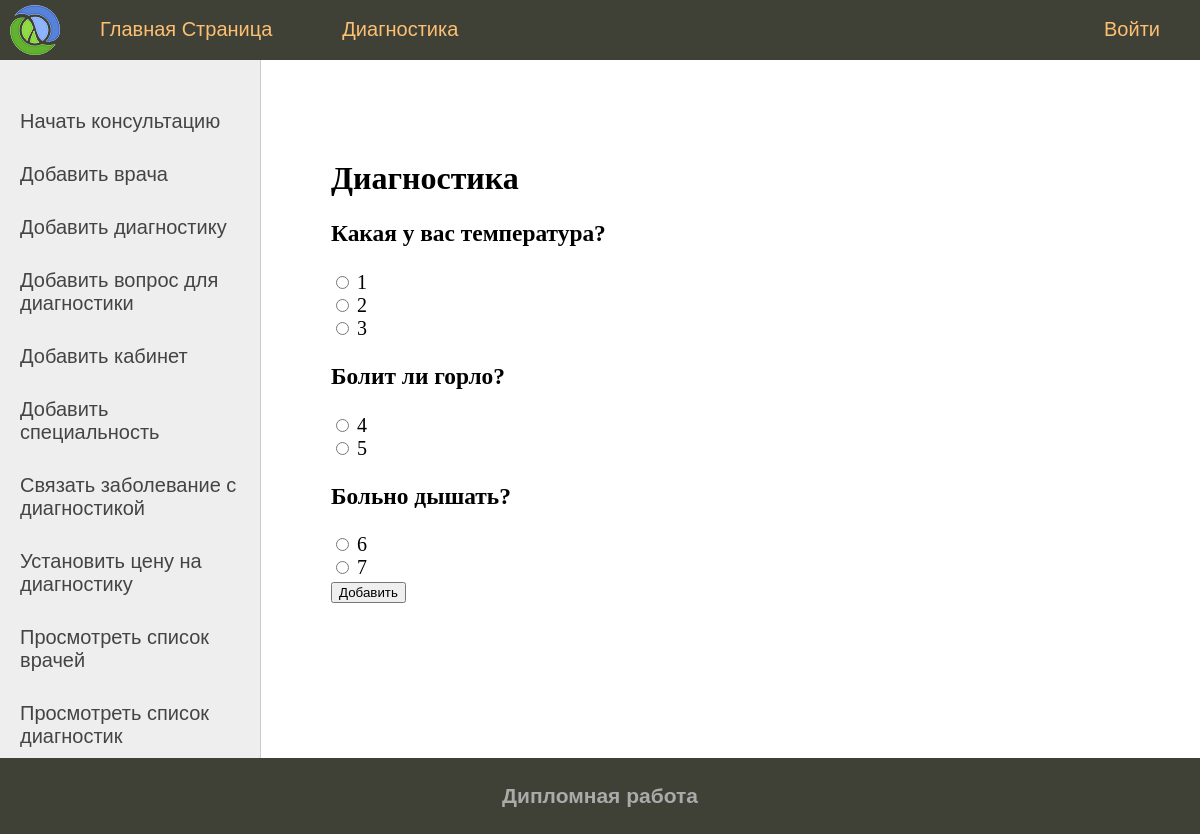
Screenshot of /Diagnostic/start_consultation/ with the database file from the repository.
### DiagnosticSystem/models.py (models this page shows)
class Questions(models.Model):
    title = models.CharField(max_length=30, verbose_name='Вопрос')
    def __str__(self):
        return self.title

class Answers(models.Model):
    title = models.CharField(max_length=30, verbose_name='Ответ')
    question = models.ForeignKey('Questions', on_delete=models.PROTECT, verbose_name='Вопрос')
    def __str__(self):
        return self.title

### DiagnosticSystem/views.py (the view)
# urls.py: path('start_consultation/', StartConsultation.as_view(), name='start_consultation'),
class StartConsultation(CreateView):
    form_class = PatientAnswersForm
    template_name = 'DiagnosticSystem/start_consultation.html'
    success_url = reverse_lazy('start_consultation')
    def get_context_data(self, *, object_list=None, **kwargs):
        context = super().get_context_data(**kwargs)
        context['menu'] = menu
        context['sidebar'] = sidebar
        context['title'] = 'Диагностика'
        context['questions'] = self.get_queryset()
        return context
    def get_queryset(self):
        return Questions.objects.all()

### DiagnosticSystem/forms.py
class PatientAnswersForm(forms.ModelForm):
    class Meta:
        model = PatientAnswers
        fields = '__all__'

### DiagnosticSystem/templates/DiagnosticSystem/start_consultation.html
{% extends 'DiagnosticSystem/base.html' %}
{% block content %}
<h1>{{ title }}</h1>
    {% for question in questions %}
    <h3>{{ question }}</h3>
    {% for answer in question.answers_set.all %}
    <input type="radio" name="answerON{{ question }}" id="answerON{{ question }}{{ forloop.counter }}" value="{{ answer.id }}">
    <label for="answerON{{ question }}{{ forloop.counter }}">{{ answer.id }}</label><br>
    {% endfor %}
    {% endfor %}
    <button type="submit">Добавить</button>
{% endblock %}

### DiagnosticSystem/templates/DiagnosticSystem/base.html (shortened to what this page needs)
{% load static %}
{% load DiagnosticSystem_tags %}
<!DOCTYPE html>
<html>
<head>
	<link type="text/css" href="{% static 'DiagnosticSystem/css/styles.css' %}" rel="stylesheet" />
</head>
<body>
<table class="table-page" border=0 cellpadding="0" cellspacing="0">
<tr><td valign=top>
{% block mainmenu %}
		<div class="header">
			<ul id="mainmenu" class="mainmenu">
			<li class="logo"><a href="{% url 'home' %}"><div class="logo"></div></a></li>
{% for m in menu %}
	{% if not forloop.last %}
			<li><a href="#">{{m.title}}</a></li>
	{% else %}
			<li class="last"><a href="#">{{m.title}}</a></li>
	{% endif %}
{% endfor %}
			</ul>
		</div>
{% endblock mainmenu %}
<table class="table-content" border=0 cellpadding="0" cellspacing="0">
<tr>
	{% block sidebar %}
	<td valign="top" class="left-chapters">
	<ul id="leftchapters">
		{% for s in sidebar %}
			<li><a href="{% url s.url_name %}">{{ s.title }}</a></li>
		{% endfor %}
	</ul>
</td>
	{% endblock sidebar %}
<td valign="top" class="content">
	<div class="content-text">
{% block content %}
{% endblock %}
	</div>
</td></tr></table>
</td></tr>
<tr><td valign=top>
	<div id="footer">
		<h2><p style="text-align: center">Дипломная работа</p></h2>
	</div>
</td></tr></table>
</body>
</html>

### DiagnosticSystem/static/DiagnosticSystem/css/styles.css (style rules this page uses)
html, body { font-family: 'Arial'; margin: 0; padding: 0; height: 100%; width: 100%; color: #444; }
a { color: #0059b2; text-decoration: none; }
.table-page { width: 100%; height: 100%; vertical-align: top; }
.table-page tr { height: 100%; }
.header { background: #3F4137; height: 60px; }
.logo { background: url('../images/logo.png') no-repeat 10px 5px; width: 70px; height: 60px; }
ul.mainmenu { list-style: none; margin: 0; padding: 0; height: 60px; color: #fdc073; font-size: 20px; overflow: hidden; }
ul.mainmenu li { float: left; margin: 18px 40px 0 30px; }
ul.mainmenu li.logo { margin: 0; }
ul.mainmenu li.last { float: right; }
ul.mainmenu li a { color: #fdc073; text-decoration: none; }
.table-content { width: 100%; min-height: 100%; height: 100%; }
.left-chapters { margin: 0; background: #eee; border-right: 1px solid #ccc; min-height: 100%; }
.left-chapters ul { width: 230px; min-height: 100%; margin: 0; padding: 20px 10px 10px 20px; list-style: none; font-size: 20px; }
.left-chapters ul li { margin: 30px 0 0 0; color: #999; }
.left-chapters ul li a { color: #444; text-decoration: none; }
.content { padding: 40px 20px 20px 40px; width: 100%; box-sizing: border-box; }
.content-text { margin: 60px 0 0 30px; color: #000; font-size: 20px; font-family: Yandex Sans Display Light; }
.content-text h1 { font-size: 32px; }
#footer { box-sizing: border-box; background: #3F4137; padding: 5px; color: #aaa; font-size: 14px; font-family: Verdana, Geneva, Arial, Helvetica; text-align: left; overflow: hidden; }

### rows the page displays
Questions: title "Какая у вас температура?"
Answers: id "1"
Answers: id "2"
Answers: id "3"
Questions: title "Болит ли горло?"
Answers: id "4"
Answers: id "5"
Questions: title "Больно дышать?"
Answers: id "6"
Answers: id "7"

### other values shown
{{ m.title }} "Главная Страница" "Диагностика"
{{ m.title }} "Войти"
{{ s.title }} "Начать консультацию" "Добавить врача" "Добавить диагностику" "Добавить вопрос для диагностики" "Добавить кабинет" "Добавить специальность" "Связать заболевание с диагностикой" "Установить цену на диагностику" "Просмотреть список врачей" "Просмотреть список диагностик"
{{ title }} "Диагностика"
